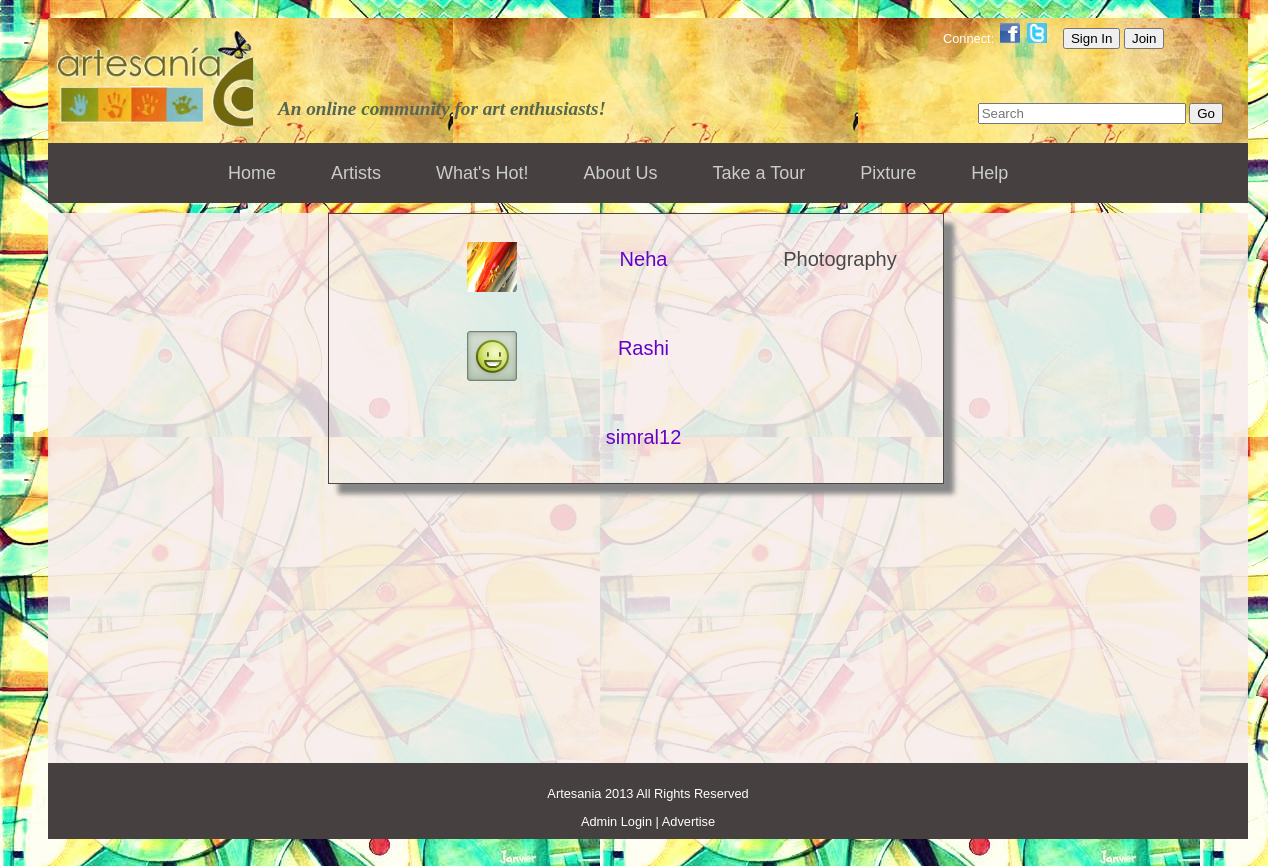
The app's page /project/recommended_by.php?username=simral with its own data.
### tables this page shows
CREATE TABLE IF NOT EXISTS `recommendations` (
  `username` varchar(50) NOT NULL,
  `artist` varchar(50) NOT NULL,
  `time` timestamp NOT NULL DEFAULT CURRENT_TIMESTAMP,
  PRIMARY KEY (`username`,`artist`)
);

CREATE TABLE IF NOT EXISTS `user_details` (
  `username` varchar(50) NOT NULL,
  `password` varchar(50) NOT NULL,
  `name` varchar(100) NOT NULL,
  `dob` date NOT NULL,
  `gender` varchar(10) NOT NULL,
  `email` varchar(50) NOT NULL,
  `contact` varchar(15) NOT NULL,
  `address` text NOT NULL,
  `bank_acc_no` bigint(50) NOT NULL,
  `bank_name` varchar(50) NOT NULL,
  `recommend` int(10) NOT NULL,
  `premium` tinyint(1) NOT NULL,
  `dp_name` varchar(100) NOT NULL DEFAULT 'images/default.jpg',
  PRIMARY KEY (`username`)
);

CREATE TABLE IF NOT EXISTS `interests` (
  `username` varchar(20) NOT NULL DEFAULT '',
  `artist` varchar(20) DEFAULT NULL,
  `movie` varchar(20) DEFAULT NULL,
  `band_music` varchar(20) DEFAULT NULL,
  `writer` varchar(20) DEFAULT NULL,
  `cuisine` varchar(20) DEFAULT NULL,
  `fashion_brand` varchar(20) DEFAULT NULL,
  `category` varchar(20) DEFAULT NULL,
  PRIMARY KEY (`username`)
);

### project/recommended_by.php (the view, shortened to what this page needs)
<?php
echo '<link rel= "stylesheet" href="css/product_profile.css">';
echo '<link rel= "stylesheet" href="css/recommended_by.css">';
echo "</head>";
include "header2.php";
include "profileLoginHeader.php";
?>
	<div id="content">
	<?php
		$con=mysqli_connect("localhost","root","","artesania");
		$query="select * from recommendations where artist='".$_GET['username']."'";
		$result=mysqli_query($con,$query);
		if((mysqli_num_rows($result))>=1){
			echo "<table id='rc'>";
			while($row = mysqli_fetch_array($result)) {
				echo "<tr>";
				$query1="select dp_name from user_details where username='".$row['username']."'";
				$result1=mysqli_query($con,$query1);
				$row1 = mysqli_fetch_array($result1);
				$query2="select category from interests where username='".$row['username']."'";
				$result2=mysqli_query($con,$query2);
				$row2 = mysqli_fetch_array($result2);
				echo "<td><embed src='".$row1['dp_name']."'></embed></td>
				<td><a href='artist_profile.php?username=".$row['username']."'>".$row['username']."</a></td>
				<td>".$row2['category']."</td>";
				echo "</tr>";
			}
			echo "</table>";
		}
		else
			echo "<p id='pg'>No one yet recommends ".$_GET['username']."</p>";
	?>
	</div>
</div>
<?php
include "footer.php";
?>
</div>
</body>
</html>

### project/css/primary.css (style rules this page uses)
body { font: 0.8em Arial, sans-serif; background-image:url('http://localhost/xampp/project/images/background.jpg'); background-attachment:fixed; position:absolute; padding-left:30px; height: 100%; width: 100%; }
#content { float:left; width:980px; padding:10px; }
a { text-decoration:none; color:black; }
#content { background: rgba(247, 236, 236, 0.88); text-align:justify; }
#content embed { height:200px; width:auto; padding:25px 10px 5px 10px; }
#content, #side { min-height:550px; }

### project/css/product_profile.css (style rules this page uses)
#content { width:1200px; display:inline; padding:0px; }
a { text-decoration:none; color:black; }

### project/css/recommended_by.css (style rules this page uses)
#rc { margin-left:280px; border:1px solid #484848; box-shadow: 10px 10px 5px #888888; }
#rc tr td { width:200px; }
#rc tr td a { margin-left:15px; font-size:20px; color:#6600CC; }
#rc tr { height:50px; }
#rc tr td { font-size:20px; color:#484848; text-align:center; }
#content embed { height:50px; width:50px; margin-left:120px; }

### records on screen
recommendations: username "Neha", interests.category "Photography"
recommendations: username "Rashi"
recommendations: username "simral12"
